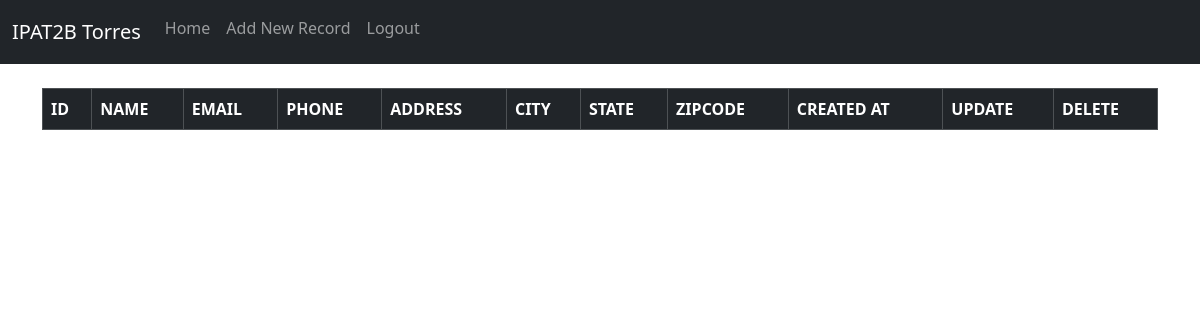
The page / (signed in) on the database as committed earlier.
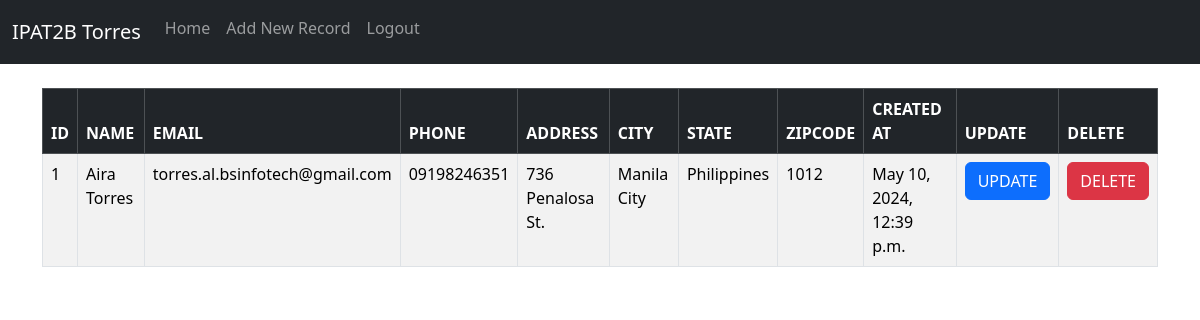
The same page on the database as committed later.
### lorainne/models.py (models this page shows, shortened)
class Record(models.Model):
    created_at = models.DateTimeField(auto_now_add=True)
    first_name = models.CharField(max_length=50)
    last_name = models.CharField(max_length=50)
    email = models.CharField(max_length=100)
    phone = models.CharField(max_length=15)
    address = models.CharField(max_length=50)
    city = models.CharField(max_length=50)
    state = models.CharField(max_length=50)
    zipcode = models.CharField(max_length=20)

### lorainne/views.py (the view, shortened to what this page needs)
# urls.py: 2. Add a URL to urlpatterns:  path('', views.home, name='home')
def home(request):
    records = Record.objects.all()
    return render(request, 'home.html', {'records':records})

### lorainne/templates/home.html (shortened to what this page needs)
{% extends 'base.html' %}
{% block content %}
{% if user.is_authenticated %}
<table class="table table-striped table-hover table-bordered">
    <thead class="table-dark">
        <th>ID</th>
        <th>NAME</th>
        <th>EMAIL</th>
        <th>PHONE</th>
        <th>ADDRESS</th>
        <th>CITY</th>
        <th>STATE</th>
        <th>ZIPCODE</th>
        <th>CREATED AT</th>
        <th>UPDATE</th>
        <th>DELETE</th>
    </thead>
<tbody>
    {% if records %}
        {% for record in records %}
            <tr>
                <td>{{ record.id }}</td>
                <td>{{ record.first_name }} {{record.last_name}}</td>
                <td>{{ record.email }}</td>
                <td>{{ record.phone }}</td>
                <td>{{ record.address }}</td>
                <td>{{ record.city }}</td>
                <td>{{ record.state }}</td>
                <td>{{ record.zipcode }}</td>
                <td>{{ record.created_at }}</td>
                <td>
                    <a href="{% url 'update_record' record.id %}"><button class="btn btn-primary">UPDATE</button></a>
                </td>
                <td>
<button type="button" class="btn btn-danger" data-bs-toggle="modal" data-bs-target="#exampleModal">
    DELETE
  </button>
                </td>
            </tr>
         {% endfor %}
     {% endif %}
</tbody>
</table>
{% endif %}
</div>
{% endblock %}

### lorainne/templates/base.html (shortened to what this page needs)
<!doctype html>
<html lang="en">
  <head>
    <link href="https://cdn.jsdelivr.net/npm/bootstrap@5.3.3/dist/css/bootstrap.min.css" rel="stylesheet">
  </head>
  <body>
    {% include 'navbar.html' %}
    <div class="container">
    <br/>
    {% block content %}
    {% endblock %}
  </body>
</html>

### lorainne/templates/navbar.html (shortened to what this page needs)
<nav class="navbar navbar-expand-lg navbar-dark bg-dark">
    <div class="container-fluid">
      <a class="navbar-brand" href="{% url 'home' %}">IPAT2B Torres</a>
      <div class="collapse navbar-collapse" id="navbarNav">
        <ul class="navbar-nav me-auto mb-2 mb-lg-o">
            {% if user.is_authenticated %}
          <li class="nav-item">
            <a class="nav-link" href="{% url 'home' %}">Home</a>
          </li>
          <li class="nav-item">
            <a class="nav-link" href="{% url 'add_record' %}">Add New Record</a>
          </li>
          <li class="nav-item">
            <a class="nav-link" href="{% url 'logout' %}">Logout</a>
          </li>
    {% endif %}
  </nav>

Rows that differ between the two databases and show on the page:
added Record: id "1", first_name "Aira", last_name "Torres", email "torres.al.bsinfotech@gmail.com", phone "09198246351", address "736 Penalosa St.", city "Manila City", state "Philippines", zipcode "1012", created_at "May 10, 2024, 12:39 p.m."
